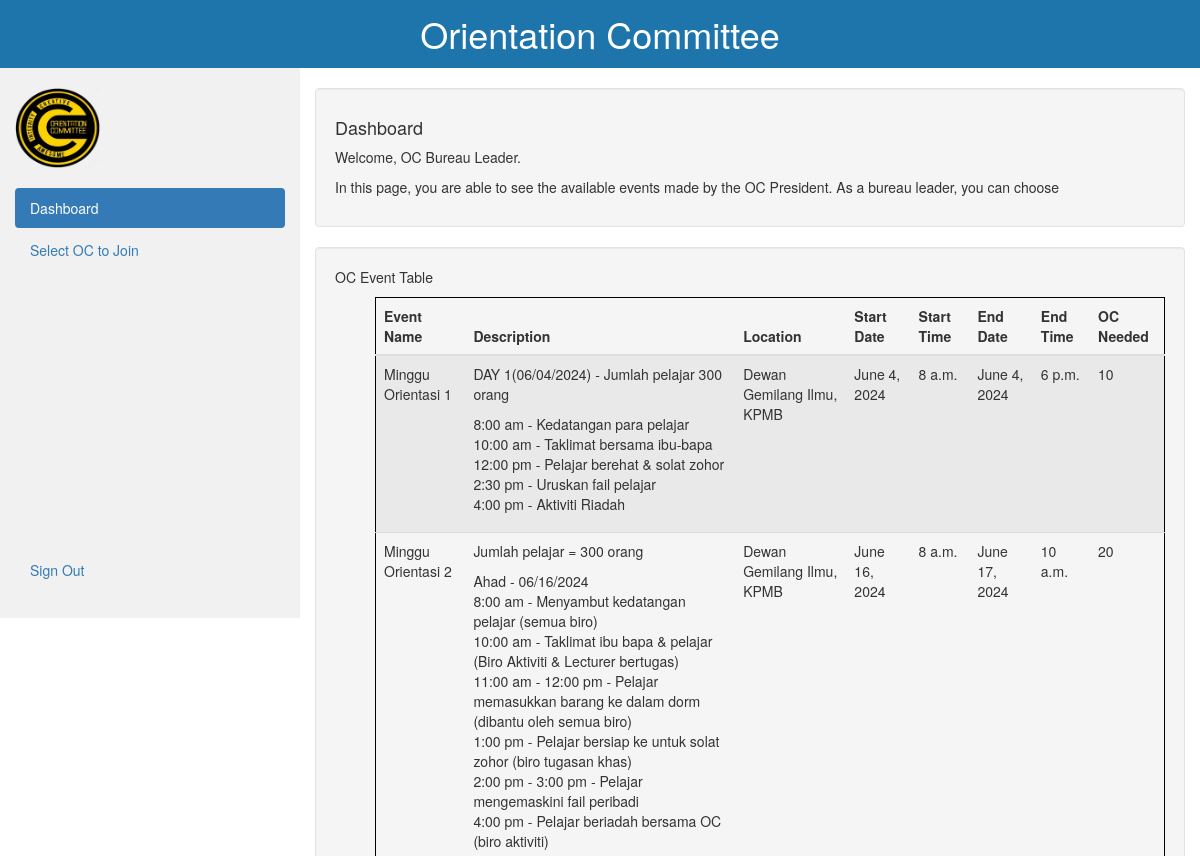
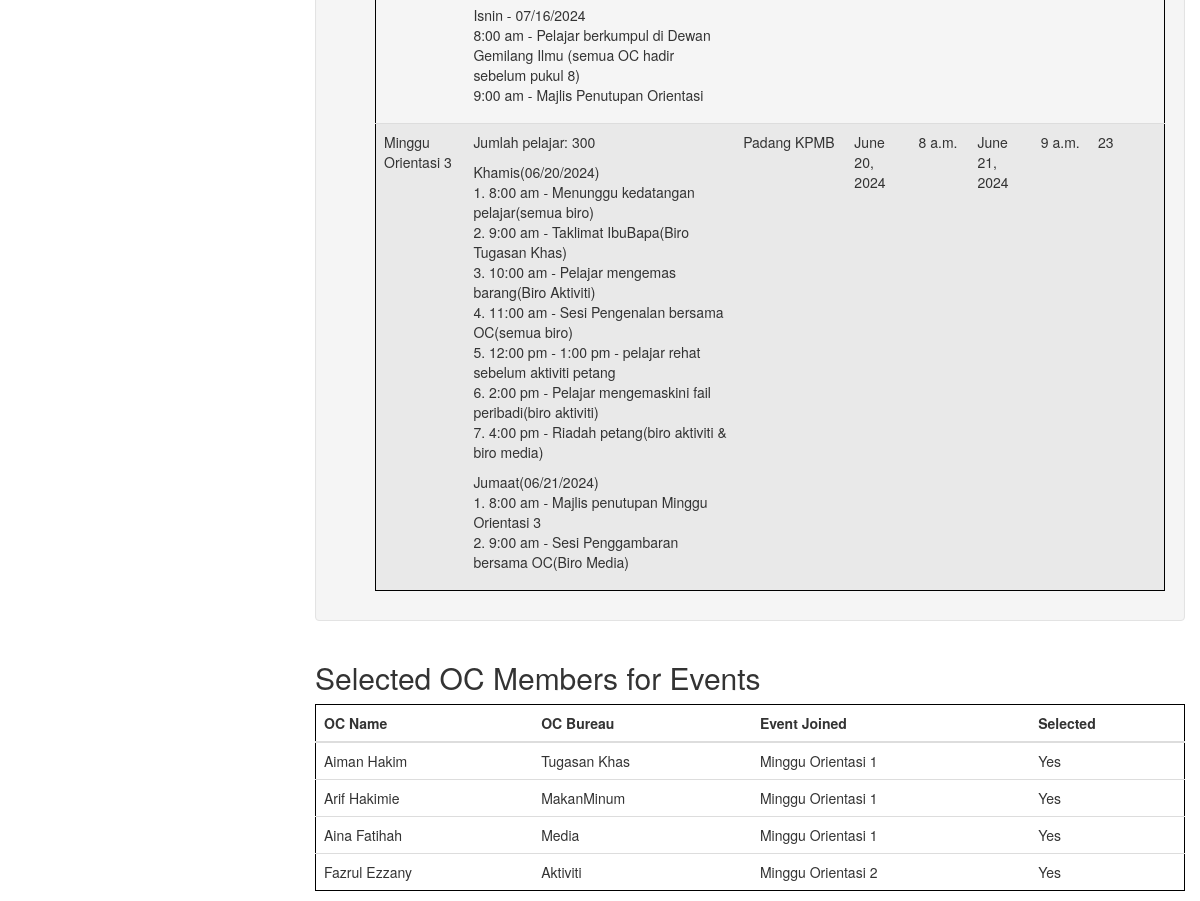
Screenshot of /OC/oc_bureau_leader_page/ with the database file from the repository (2 pictures, top to bottom).
### RecruitmentSystem/models.py (models this page shows, shortened)
class OCEventData2(models.Model):
    OCEventName = models.CharField(max_length=200)
    OCEventDescription = models.TextField()
    OCEventLocation = models.CharField(max_length=200)
    OCStartDate = models.DateField()
    OCStartTime = models.TimeField()
    OCEndDate = models.DateField()
    OCEndTime = models.TimeField()
    OCNeeded = models.IntegerField()

class SelectedOC(models.Model):
    oc = models.ForeignKey(OCData, on_delete=models.CASCADE)
    event = models.ForeignKey(OCEventData2, on_delete=models.CASCADE)
    selected = models.BooleanField(default=False)

class OCData(models.Model):
    ocname = models.CharField(max_length=100)
    ocusername = models.CharField(max_length=50)
    ocpassword = models.CharField(max_length=50)
    ocid = models.CharField(max_length=20)
    ocemail = models.EmailField()
    ocgender = models.CharField(max_length=10)
    ocbureau = models.CharField(max_length=100)

### RecruitmentSystem/views.py (the view)
# urls.py: path("oc_bureau_leader_page/", views.oc_bureau_leader_page, name="oc_bureau_leader_page"),
def oc_bureau_leader_page(request):
    ocbureauleader_name = request.session.get('ocbureauleader_name', 'OC Bureau Leader')
    events = OCEventData2.objects.all()
    selected_oc = SelectedOC.objects.all()
    return render(request, "OC_Bureau_Leader_Page.html", {'ocbureauleader_name': ocbureauleader_name, 'events': events, 'selected_oc':selected_oc})

### RecruitmentSystem/templates/OC_Bureau_Leader_Page.html (shortened to what this page needs)
<!DOCTYPE html>
<html lang="en">
<head>
  <link rel="stylesheet" href="https://maxcdn.bootstrapcdn.com/bootstrap/3.4.1/css/bootstrap.min.css">
</head>
{% load static %}
<body>
  <header>
    <h1>Orientation Committee</h1>
  </header>
<div class="container-fluid">
  <div class="row content">
    <div class="col-sm-3 sidenav hidden-xs">
      <br>
      <img src="{% static 'Logo OC.png' %}" alt="" width="85px" height="80px" >
      <ul class="nav nav-pills nav-stacked">
        <br>
        <li class="active"><a href="#">Dashboard</a></li>
        <li><a href="{% url 'select_oc_for_event' %}">Select OC to Join</a></li>
        <br><br><br><br><br><br><br><br><br><br><br><br><br><br>
        <li><a href="{% url 'index' %}">Sign Out</a></li>
      </ul><br>
    </div>
    <br>
    <div class="col-sm-9">
      <div class="well">
        <h4>Dashboard</h4>
        <p>Welcome, {{ ocbureauleader_name }}.</p>
        <p>In this page, you are able to see the available events made by the OC President. As a bureau leader, you can choose</p>
      </div>
      <div class="row">
        <div class="col-sm-12">
          <div class="well">
            <p>OC Event Table</p>
            <ul>
              <table class="table table-striped table-hover">
                <thead>
                  <tr>
                    <th>Event Name</th>
                    <th>Description</th>
                    <th>Location</th>
                    <th>Start Date</th>
                    <th>Start Time</th>
                    <th>End Date</th>
                    <th>End Time</th>
                    <th>OC Needed</th>
                  </tr>
                </thead>
                <tbody>
                  {% for event in events %}
                  <tr>
                    <td>{{ event.OCEventName }}</td>
                    <td>{{ event.OCEventDescription|linebreaks }}</td>
                    <td>{{ event.OCEventLocation }}</td>
                    <td>{{ event.OCStartDate }}</td>
                    <td>{{ event.OCStartTime }}</td>
                    <td>{{ event.OCEndDate }}</td>
                    <td>{{ event.OCEndTime }}</td>
                    <td>{{ event.OCNeeded }}</td>
                  </tr>
                  {% endfor %}
                </tbody>
              </table>
            </ul>
          </div>
        </div>
      </div>
      <div class="row">
        <div class="col-sm-12">
          <h2>Selected OC Members for Events</h2>
          <table class="table">
            <thead>
              <tr>
                <th>OC Name</th>
                <th>OC Bureau</th>
                <th>Event Joined</th>
                <th>Selected</th>
              </tr>
            </thead>
            <tbody>
              {% for entry in selected_oc %}
              <tr>
                <td>{{ entry.oc.ocname }}</td>
                <td>{{ entry.oc.ocbureau }}</td>
                <td>{{ entry.event.OCEventName }}</td>
                <td>{{ entry.selected|yesno:"Yes,No" }}</td>
              </tr>
              {% empty %}
              <tr>
                <td colspan="4">No entries found.</td>
              </tr>
              {% endfor %}
            </tbody>
          </table>
        </div>
      </div>
    </div>
  </div>
</div>
</body>
</html>

### RecruitmentSystem/templates/OC_Bureau_Leader_Page.html (style rules this page uses)
.row.content { height: 550px }
.sidenav { background-color: #f1f1f1; height: 100%; }
header, footer { background-color: #1e75ab; color: white; text-align: center; padding: 1em 0; }
header h1, footer p { margin: 0; }
.table { width: 100%; margin-bottom: 1rem; background-color: transparent; border: 1px solid black; }
.table th, .table td { padding: 0.75rem; vertical-align: top; border-top: 1px solid #ddd; }
.table thead th { vertical-align: bottom; border-bottom: 2px solid #ddd; }
.table-striped tbody tr:nth-of-type(odd) { background-color: rgba(0, 0, 0, 0.05); }

### rows the page displays
OCEventData2: OCEventName "Minggu Orientasi 1", OCEventDescription "DAY 1(06/04/2024) - Jumlah pelajar 300 orang 8:00 am - Kedatangan para pelajar 10:00 am - Taklimat bersama ibu-bapa 12:00 pm - Pelajar berehat & solat zohor 2:30 pm - Uruskan fail pelajar 4:00 pm - Aktiviti Riadah", OCEventLocation "Dewan Gemilang Ilmu, KPMB", OCStartDate "June 4, 2024", OCStartTime "8 a.m.", OCEndDate "June 4, 2024", OCEndTime "6 p.m.", OCNeeded "10"
OCEventData2: OCEventName "Minggu Orientasi 2", OCEventDescription "Jumlah pelajar = 300 orang Ahad - 06/16/2024 8:00 am - Menyambut kedatangan pelajar (semua biro) 10:00 am - Taklimat ibu bapa & pelajar (Biro Aktiviti & Lecturer bertugas) 11:00 am - 12:00 pm - Pelajar memasukkan barang ke dalam dorm (dibantu oleh semua biro) 1:00 pm - Pelajar bersiap ke untuk solat zohor (biro tugasan khas) 2:00 pm - 3:00 pm - Pelajar mengemaskini fail peribadi 4:00 pm - Pelajar beriadah bersama OC (biro aktiviti) Isnin - 07/16/2024 8:00 am - Pelajar berkumpul di Dewan Gemilang Ilmu (semua OC hadir sebelum pukul 8) 9:00 am - Majlis Penutupan Orientasi", OCEventLocation "Dewan Gemilang Ilmu, KPMB", OCStartDate "June 16, 2024", OCStartTime "8 a.m.", OCEndDate "June 17, 2024", OCEndTime "10 a.m.", OCNeeded "20"
OCEventData2: OCEventName "Minggu Orientasi 3", OCEventDescription "Jumlah pelajar: 300 Khamis(06/20/2024) 1. 8:00 am - Menunggu kedatangan pelajar(semua biro) 2. 9:00 am - Taklimat IbuBapa(Biro Tugasan Khas) 3. 10:00 am - Pelajar mengemas barang(Biro Aktiviti) 4. 11:00 am - Sesi Pengenalan bersama OC(semua biro) 5. 12:00 pm - 1:00 pm - pelajar rehat sebelum aktiviti petang 6. 2:00 pm - Pelajar mengemaskini fail peribadi(biro aktiviti) 7. 4:00 pm - Riadah petang(biro aktiviti & biro media) Jumaat(06/21/2024) 1. 8:00 am - Majlis penutupan Minggu Orientasi 3 2. 9:00 am - Sesi Penggambaran bersama OC(Biro Media)", OCEventLocation "Padang KPMB", OCStartDate "June 20, 2024", OCStartTime "8 a.m.", OCEndDate "June 21, 2024", OCEndTime "9 a.m.", OCNeeded "23"
SelectedOC: oc.ocname "Aiman Hakim", oc.ocbureau "Tugasan Khas", event.OCEventName "Minggu Orientasi 1", selected "Yes"
SelectedOC: oc.ocname "Arif Hakimie", oc.ocbureau "MakanMinum", event.OCEventName "Minggu Orientasi 1", selected "Yes"
SelectedOC: oc.ocname "Aina Fatihah", oc.ocbureau "Media", event.OCEventName "Minggu Orientasi 1", selected "Yes"
SelectedOC: oc.ocname "Fazrul Ezzany", oc.ocbureau "Aktiviti", event.OCEventName "Minggu Orientasi 2", selected "Yes"

### other values shown
{{ ocbureauleader_name }} "OC Bureau Leader"
